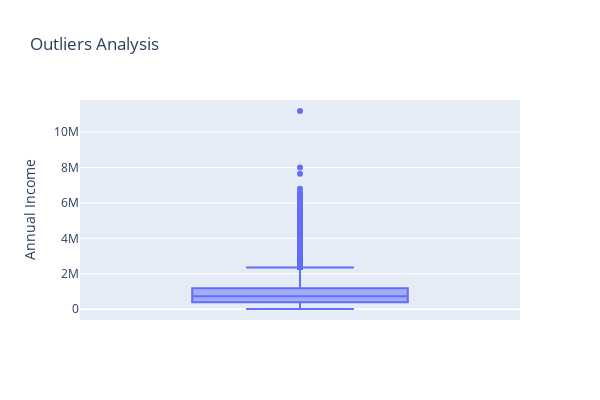

Notebook source saved alongside this figure:
### Code cell
fig = px.box(df, y='Annual Income', title="Outliers Analysis",
             width=600, height=400)

fig.show()

### Figure 1 — Plotly figure (JSON) as saved in the notebook; plotly's stock layout.template omitted (floating-point values rounded to 4 significant figures; data arrays with more than 128 entries replaced by an {"elided": "..."} marker saying what was removed)
{"data": [{"alignmentgroup": "True", "hovertemplate": "Annual Income=%{y}<extra></extra>", "legendgroup": "", "marker": {"color": "#636efa"}, "name": "", "notched": false, "offsetgroup": "", "orientation": "v", "showlegend": false, "type": "box", "x0": " ", "xaxis": "x", "y": {"elided": "23906 int values"}, "y0": " ", "yaxis": "y"}], "layout": {"boxmode": "group", "height": 400, "legend": {"tracegroupgap": 0}, "title": {"text": "Outliers Analysis"}, "width": 600, "xaxis": {"anchor": "y", "domain": [0, 1]}, "yaxis": {"anchor": "x", "domain": [0, 1], "title": {"text": "Annual Income"}}}}
